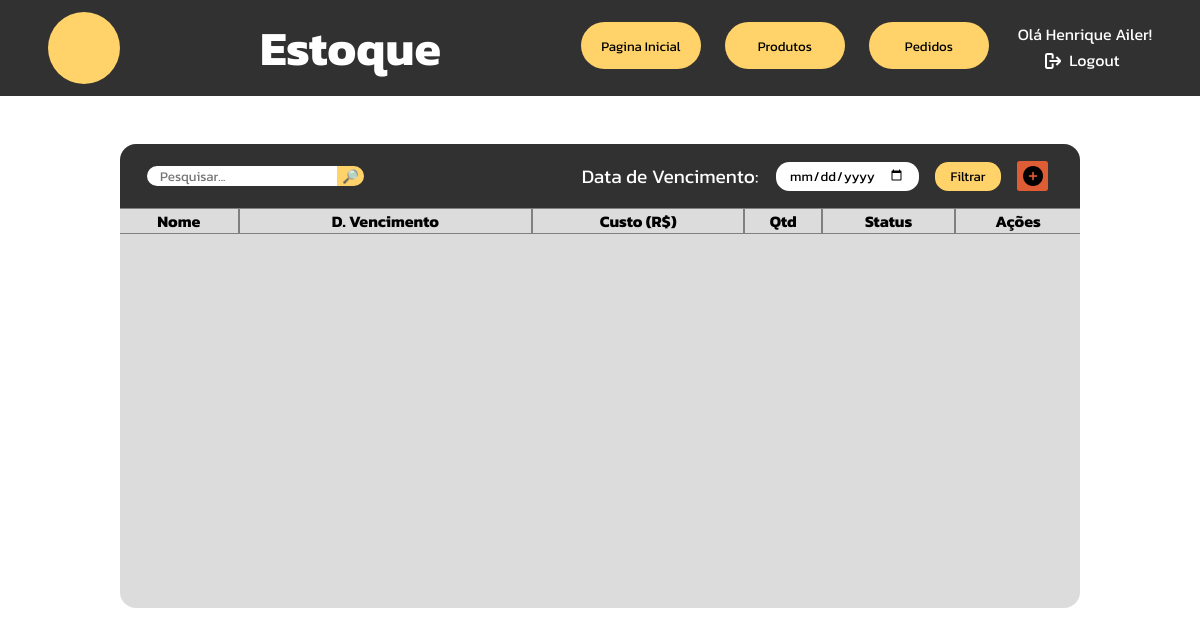
The app's page /php/tabelaEstoque.php (signed in), older data.
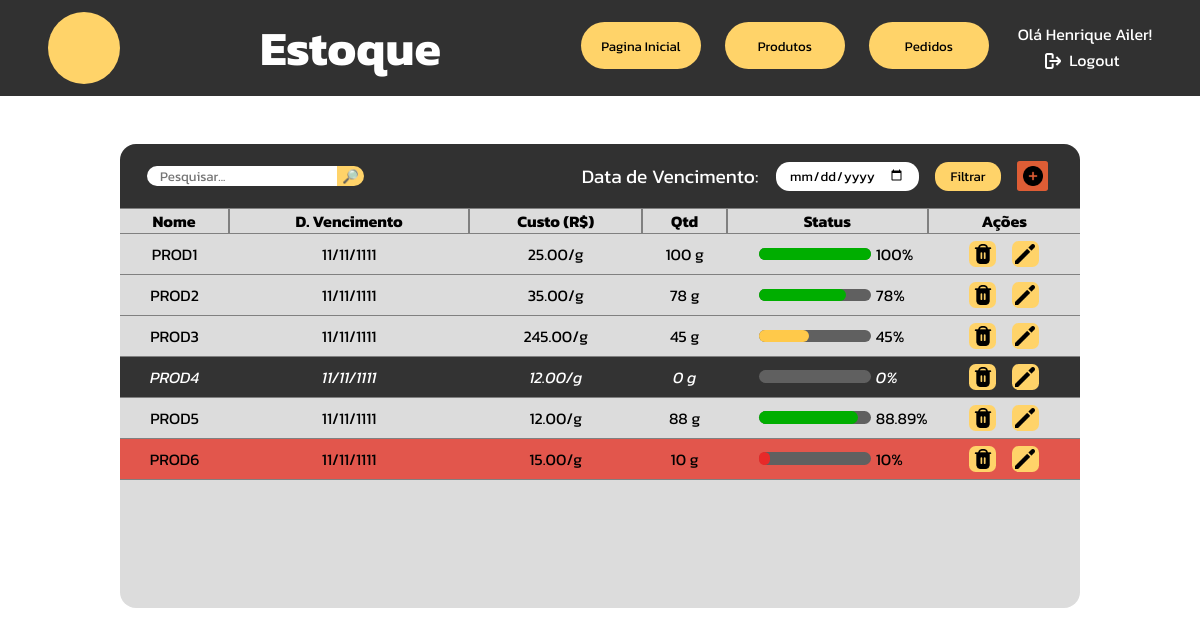
The same page, newer data.
### tables this page shows
CREATE TABLE IF NOT EXISTS `estoque` (
  `id_item` int NOT NULL AUTO_INCREMENT,
  `nome_item` varchar(50) NOT NULL,
  `data_vencimento` date NOT NULL,
  `valor_custo` decimal(10,2) NOT NULL,
  `unidade_medida` varchar(2) NOT NULL,
  `qtd` int NOT NULL,
  `qtd_padrao` int NOT NULL,
  PRIMARY KEY (`id_item`)
);

### php/tabelaEstoque.php (the view, shortened to what this page needs)
<?php
    function tratarData($data){
        $date_array = explode("-",$data);
        return $date_array[2]."/".$date_array[1]."/".$date_array[0];
    }
    function getPercentageShow($n, $total){
        $percent = (100*$n)/$total;
        return $percent;
    }
    function getPercentageReal($n, $total){
        return round((100*$n)/$total, 2);
    }
    function table($search){
        include "utilities/mysql_connect.php";
        $query = mysqli_query($connection, "select nome_item, data_vencimento, valor_custo, unidade_medida, qtd, qtd_padrao, id_item from estoque where nome_item like \"%$search%\";");
        while($output = mysqli_fetch_array($query)){
            if($output[4] == 0){
                echo"<tr class='dead-row'>";
            }else if($output[4] <= $output[5]*0.1){
                echo"<tr class='red-row'>";
            }else{
                echo"<tr class='normal-row'>";
            }
            $data = tratarData($output[1]);
            $percentageShow = getPercentageShow($output[4], $output[5]);
            $percentageReal = getPercentageReal($output[4], $output[5]);
            echo"<td>$output[0]</td>";
            echo"<td>$data</td>";
            echo"<td>$output[2]/$output[3]</td>";
            echo"<td>$output[4] $output[3]</td>";
            if($output[4] <= $output[5]*0.1){
                echo"<td style='width: 12em;'><div style='display: flex; justify-content: start; align-items: center; gap: .3em;'>";
                echo"<div class='bar-holder'><div class='bar' style='width: $percentageShow%; background-color: #E72929;'></div></div>";
                echo"<p>$percentageReal%</p>";
                echo"</div></td>";
            }else if($output[4] <= $output[5]*0.5){
                echo"<td style='width: 12em;'><div style='display: flex; justify-content: start; align-items: center; gap: .3em;'>";
                echo"<div class='bar-holder'><div class='bar' style='width: $percentageShow%; background-color: #FFC94A;'></div></div>";
                echo"<p>$percentageReal%</p>";
                echo"</div></td>";
            }else{
                echo"<td style='width: 12em;'><div style='display: flex; justify-content: start; align-items: center; gap: .3em;'>";
                echo"<div class='bar-holder'><div class='bar' style='width: $percentageShow%; background-color: #00ae00;'></div></div>";
                echo"<p>$percentageReal%</p>";
                echo"</div></td>";
            }
            echo"<td><div style='display: flex; justify-content: center; gap: 1em;'>";
            echo"<form action='tabelaEstoque.php' method='post'><input type='hidden' name='id_delete' value='$output[6]'><button name='delete' type='submit'><img src='../images/icons/delete.png'></button></form>";
            echo"<form action='tabelaEstoque.php' method='post'><input type='hidden' name='id_edit' value='$output[6]'><button name='edit' type='submit'><img src='../images/icons/edit.png'></button></form>";
            echo"</div></td></tr>";
        }
    }
?>
<!DOCTYPE html>
<html lang="pt-br">
<head>
    <link rel="stylesheet" href="../css/tabelaEstoque.css">
</head>
<body>
    <div class="navbar">
        <div class="logo"></div>
        <h1>Estoque</h1>
        <div class="menu">
            <a href="adm_dashboard.php"><button>Pagina Inicial</button></a>
            <button>Produtos</button>
            <button>Pedidos</button>
            <div class="user-area">
                <?php
                    $username = $_SESSION['username'];
                    echo"<p>Olá $username!</p>";
                ?>
                <a href="sessionEnded.php"><div class="logout"><img src="../images/icons/logout.png"><p>Logout</p></div></a>
            </div>
        </div>
    </div>
    <div class="center">
        <div class="table-header">
            <form action="tabelaEstoque.php" method="post" id="searchbox">
                <input type="text" placeholder="Pesquisar..." name="search" id="searchbar">
                <input type="submit" value="🔎︎">
            </form>
            <div id="filter">
                <form action="tabelaEstoque.php" method="post">
                    <label for="vencimento">Data de Vencimento: </label>
                    <input type="date" name="vencimento" id="vencimento">
                    <input type="submit" value="Filtrar">
                </form>
                <button onclick="setForm(0)"><img src="../images/icons/plus.png"></button>
            </div>
        </div>
        <div class="table-holder">
            <table>
                <tr style="position: sticky; top: 0; background-color: #dcdcdc;"><th style="border-left: none;">Nome</th><th>D. Vencimento</th><th>Custo (R$)</th><th>Qtd</th><th>Status</th><th style="border-right: none;">Ações</th></tr>
                <?php
                    if($_SERVER['REQUEST_METHOD'] === 'POST' && isset($_POST['search'])){
                        $search = $_POST['search'];
                        table($search);
                        echo "<script>
                                document.getElementById('searchbar').value='$search'
                                document.getElementById('close-search').style.display = 'block'
                            </script>";
                    }else{
                        table("");
                    }
                ?>
            </table>
        </div>
    </div>
</body>
</html>

### css/tabelaEstoque.css (style rules this page uses)
* { padding: 0; margin: 0; font-family: "Kanit", Arial, Helvetica, sans-serif; }
body { overflow: hidden; }
.navbar { height: 6em; background-color: #313131; display: flex; justify-content: space-between; align-items: center; padding-left: 3em; padding-right: 3em; }
.navbar h1 { color: white; font-size: 3em; }
.navbar .logo { height: 4.5em; width: 4.5em; border-radius: 3em; background-color: #FFD369; }
.navbar .menu { display: flex; gap: 1.5em; }
.navbar .menu button { width: 9em; height: 3.5em; background-color: #FFD369; border: none; border-radius: 2em; transition: 200ms; }
.navbar .menu .user-area { display: flex; flex-direction: column; align-items: center; color: white; }
.navbar .menu .user-area p { margin-bottom: .1em; }
.navbar .menu .user-area .logout { display: flex; align-items: center; }
.navbar .menu .user-area a { text-decoration: none; color: white; }
.navbar .menu .user-area p { margin-left: .3em; }
.navbar .menu .user-area .logout img { width: 1em; height: 1em; filter: invert(100%); margin-right: .2em; }
.center { height: calc(100vh - 6em); display: flex; justify-content: start; align-items: center; flex-direction: column; }
.table-header { margin-top: 3em; width: 60em; height: 4em; background-color: #313131; border-radius: 1em 1em 0 0; display: flex; justify-content: space-between; align-items: center; }
.table-header #searchbox { display: flex; align-items: center; justify-content: center; width: fit-content; }
.table-header #searchbox input[type="text"] { margin-left: 2em; padding-left: 1em; padding-right: 1em; border: none; border-radius: 1em 0 0 1em; }
.table-header #searchbox input[type="submit"] { border: none; background-color: #FFD369; width: 2em; border-radius: 0 1em 1em 0; }
.table-header #filter { margin-right: 2em; display: flex; justify-content: center; align-items: center; gap: 1em; }
.table-header #filter form { display: flex; gap: 1em; }
.table-header #filter form label { color: white; font-size: 1.2em; }
.table-header #filter input[type="date"] { border-radius: 1em; border: none; padding-left: 1em; padding-right: 1em; }
.table-header #filter input[type="submit"] { width: 5em; border-radius: 1em; border: none; background-color: #FFD369; transition: 200ms; }
.table-header #filter button { width: 2.3em; height: 2.3em; border: none; border-radius: .2em; background-color: #DE5D35; display: flex; align-items: center; justify-content: center; transition: 200ms; }
.table-header #filter button img { width: 1.5em; height: 1.5em; }
.table-holder { width: 60em; height: 25em; background-color: #dcdcdc; border-radius: 0 0 1em 1em; }
.table-holder table { width: 60em; border-spacing: 0; text-align: center; }
.table-holder table th { border: .1em solid grey; }
.table-holder table td { border-bottom: .1em solid grey; }
.table-holder table .red-row { background-color: #e2564c; }
.table-holder table .dead-row { background-color: #000000c4; color: white; font-style: italic; }
.table-holder table button { width: 2em; height: 2em; margin-top: .5em; margin-bottom: .5em; border: none; border-radius: .5em; display: flex; align-items: center; justify-content: center; background-color: #FFD369; }
.table-holder table button img { width: 1.5em; height: 1.5em; }
.table-holder .bar-holder { height: .8em; width: 7em; border-radius: 1em; background-color: #606060; margin-left: 2em; }
.table-holder .bar-holder .bar { height: .8em; border-radius: 1em; }
.center-absolute .form-holder input[type="text"], input[type="number"], input[type="date"], select { border-radius: .3em; margin-left: .1em; border: .001em solid black; }

Row changes from the older to the newer data that the page shows:
added estoque: nome_item "PROD1", data_vencimento "11/11/1111", valor_custo "25.00", unidade_medida "g", qtd "100"
added estoque: nome_item "PROD2", data_vencimento "11/11/1111", valor_custo "35.00", unidade_medida "g", qtd "78"
added estoque: nome_item "PROD3", data_vencimento "11/11/1111", valor_custo "245.00", unidade_medida "g", qtd "45"
added estoque: nome_item "PROD4", data_vencimento "11/11/1111", valor_custo "12.00", unidade_medida "g", qtd "0"
added estoque: nome_item "PROD5", data_vencimento "11/11/1111", valor_custo "12.00", unidade_medida "g", qtd "88", percentageReal "88.89"
added estoque: nome_item "PROD6", data_vencimento "11/11/1111", valor_custo "15.00", unidade_medida "g", qtd "10"
